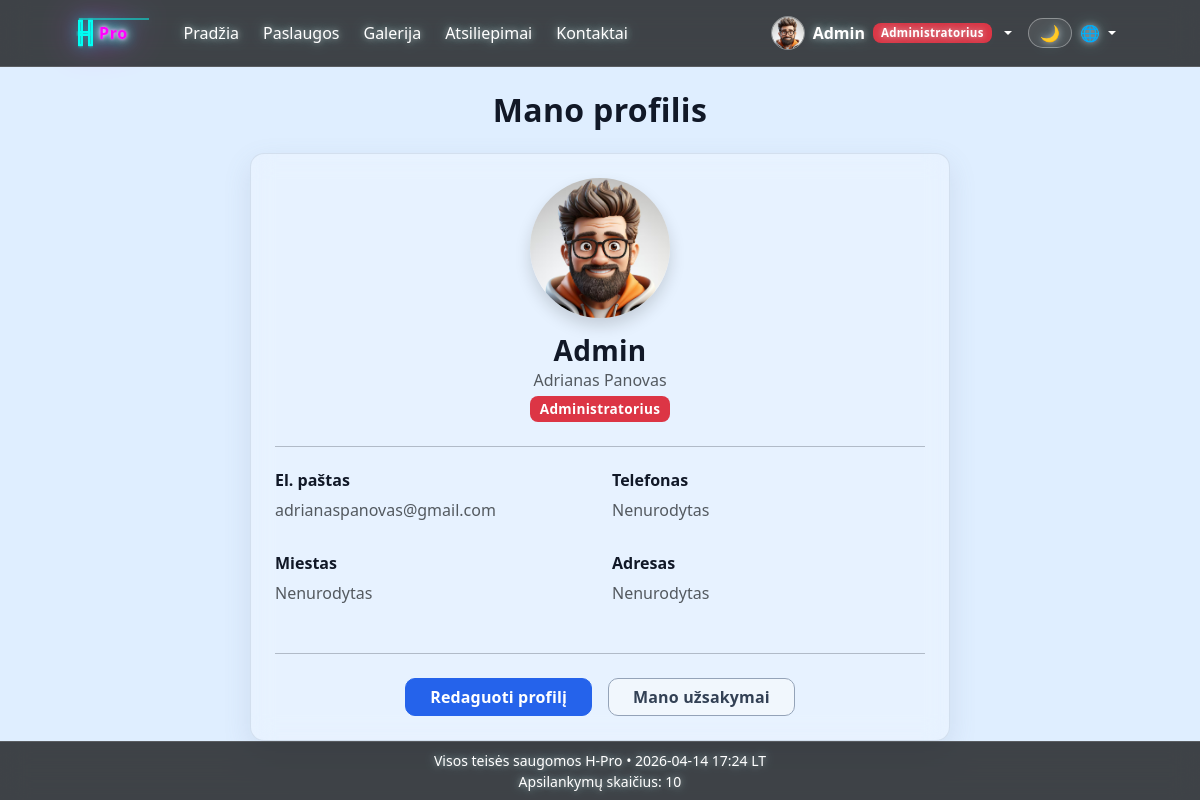
/profile/ (signed in), run on the app's committed database.
### main/models.py (models this page shows, shortened)
class Profile(models.Model):
    ROLE_CHOICES = [
        ('client', _('Klientas')),
        ('manager', _('Vadybininkas')),
        ('admin', _('Administratorius')),
        ('staff', _('Darbuotojas')),
    ]
    user = models.OneToOneField(User, on_delete=models.CASCADE, related_name='profile')
    avatar = models.ImageField(upload_to='avatars/', blank=True, null=True)
    bio = models.TextField(blank=True)
    phone = models.CharField(max_length=30, blank=True)
    city = models.CharField(max_length=100, blank=True)
    address = models.CharField(max_length=255, blank=True)
    role = models.CharField(max_length=20, choices=ROLE_CHOICES, default='client')
    is_legal_entity = models.BooleanField(default=False)
    company_name = models.CharField(max_length=255, blank=True)
    company_code = models.CharField(max_length=30, blank=True)
    company_vat_code = models.CharField(max_length=30, blank=True)
    company_address = models.CharField(max_length=255, blank=True)

### main/views.py (the view)
# urls.py: path('profile/', views.profile_view, name='profile'),
@login_required
def profile_view(request):
    profile, created = Profile.objects.get_or_create(user=request.user)
    if request.user.is_superuser and profile.role != 'admin':
        profile.role = 'admin'
        profile.save()
    return render(request, 'main/accounts/profile.html', {'profile': profile})

### main/context_processors.py (called while the page is built)
def _next_global_visit_counter():
    total_visits = 0
    if default_storage.exists(VISIT_COUNTER_PATH):
        try:
            with default_storage.open(VISIT_COUNTER_PATH, 'r') as counter_file:
                data = json.load(counter_file)
            total_visits = int(data.get('total_visits', 0))
        except (OSError, ValueError, TypeError, json.JSONDecodeError):
            total_visits = 0
    total_visits += 1
    payload = {'total_visits': total_visits}
    if default_storage.exists(VISIT_COUNTER_PATH):
        default_storage.delete(VISIT_COUNTER_PATH)
    default_storage.save(VISIT_COUNTER_PATH, ContentFile(json.dumps(payload)))
    return total_visits

def company_info(request):
    visit_counter = _next_global_visit_counter()
    return {
        'company_info': settings.COMPANY_INFO,
        'visit_counter': visit_counter,
    }

### main/templatetags/role_badges.py (called while the page is built)
@register.simple_tag
def get_or_create_profile(user):
    if not user or not getattr(user, 'is_authenticated', False):
        return None
    profile, _ = Profile.objects.get_or_create(user=user)
    if user.is_superuser:
        if profile.role != 'admin':
            profile.role = 'admin'
            profile.save(update_fields=['role'])
    elif user.is_staff:
        if profile.role != 'staff':
            profile.role = 'staff'
            profile.save(update_fields=['role'])
    return profile

@register.simple_tag
def role_badge(role):
    colors = {
        'client': 'success',
        'manager': 'primary',
        'admin': 'danger',
        'staff': 'warning',
    }
    labels = {
        'client': _('Klientas'),
        'manager': _('Vadybininkas'),
        'admin': _('Administratorius'),
        'staff': _('Darbuotojas'),
    }
    color = colors.get(role, 'secondary')
    label = labels.get(role, role)
    return mark_safe(f'<span class="badge bg-{color}">{label}</span>')

### main/templates/main/accounts/profile.html
{% extends 'main/base.html' %}
{% load static %}
{% load role_badges %}
{% load i18n %}
{% block content %}
<div class="container mt-4">
    {% trans "Nenurodytas" as not_set %}
    <h2 class="fw-bold text-center mb-4">{% trans "Mano profilis" %}</h2>
    <div class="glass-card p-4" style="max-width: 700px; margin: auto;">
        <div class="text-center mb-4">
            {% if profile.avatar and profile.avatar.url %}
                <img src="{{ profile.avatar.url }}" class="rounded-circle shadow"
                     style="width: 140px; height: 140px; object-fit: cover;">
            {% else %}
                <img src="{% static 'main/img/default-avatar.png' %}" class="rounded-circle shadow"
                     style="width: 140px; height: 140px; object-fit: cover;">
            {% endif %}
            <h3 class="fw-bold mt-3 mb-0">{{ profile.user.username }}</h3>
            <p class="text-muted mb-1">{{ profile.user.first_name }} {{ profile.user.last_name }}</p>
            <div class="mt-1">
                {% role_badge profile.role %}
            </div>
        </div>
        <hr>
        <div class="row mt-4">
            <div class="col-md-6 mb-3">
                <h6 class="fw-semibold">{% trans "El. paštas" %}</h6>
                <p class="text-muted">{{ profile.user.email|default:not_set }}</p>
            </div>
            <div class="col-md-6 mb-3">
                <h6 class="fw-semibold">{% trans "Telefonas" %}</h6>
                <p class="text-muted">{{ profile.phone|default:not_set }}</p>
            </div>
            <div class="col-md-6 mb-3">
                <h6 class="fw-semibold">{% trans "Miestas" %}</h6>
                <p class="text-muted">{{ profile.city|default:not_set }}</p>
            </div>
            <div class="col-md-6 mb-3">
                <h6 class="fw-semibold">{% trans "Adresas" %}</h6>
                <p class="text-muted">{{ profile.address|default:not_set }}</p>
            </div>
        </div>
        <hr>
        <div class="d-flex justify-content-center gap-3 mt-4">
            <a href="{% url 'profile_edit' %}" class="btn btn-primary px-4">{% trans "Redaguoti profilį" %}</a>
            <a href="{% url 'order_list' %}" class="btn btn-outline-secondary px-4">{% trans "Mano užsakymai" %}</a>
        </div>
    </div>
</div>
{% endblock %}

### main/templates/main/navbar.html (shortened to what this page needs)
{% load static %}
{% load role_badges %}
{% load i18n %}
<nav class="navbar navbar-expand-lg navbar-dark bg-dark bg-opacity-75 backdrop-blur">
    <div class="container-fluid">
        <div class="collapse navbar-collapse" id="mainNav">
            <div class="d-flex align-items-center gap-3">
                <a href="{% url 'home' %}" class="navbar-brand neon-logo" title="H-Pro">
                    <svg width="84" height="40" viewBox="0 0 84 40" fill="none" xmlns="http://www.w3.org/2000/svg" aria-label="HPro logo">
                        <text x="23" y="26" fill="#FF00FF" font-size="16" font-weight="700" font-family="Segoe UI, Arial, sans-serif" letter-spacing="0.6" filter="url(#neonGlow)">Pro</text>
                    </svg>
                </a>
            </div>
            <ul class="navbar-nav me-auto align-items-lg-center gap-lg-2">
                <li class="nav-item"><a class="nav-link" href="{% url 'home' %}">{% trans "Pradžia" %}</a></li>
                <li class="nav-item"><a class="nav-link" href="{% url 'services_home' %}">{% trans "Paslaugos" %}</a></li>
                <li class="nav-item"><a class="nav-link" href="{% url 'gallery_home' %}">{% trans "Galerija" %}</a></li>
                <li class="nav-item"><a class="nav-link" href="{% url 'reviews_list' %}">{% trans "Atsiliepimai" %}</a></li>
                <li class="nav-item"><a class="nav-link" href="{% url 'contact' %}">{% trans "Kontaktai" %}</a></li>
            </ul>
            <ul class="navbar-nav ms-auto align-items-lg-center">
                {% if user.is_authenticated %}
                    {% get_or_create_profile user as nav_profile %}
                    <li class="nav-item dropdown user-menu">
                        <a class="nav-link dropdown-toggle d-flex align-items-center gap-2 py-2" href="#" role="button" data-bs-toggle="dropdown" aria-expanded="false">
                            {% if nav_profile and nav_profile.avatar and nav_profile.avatar.url %}
                                <img src="{{ nav_profile.avatar.url }}" alt="{{ user.username }}" class="nav-avatar">
                            {% else %}
                                <img src="{% static 'main/img/default-avatar.png' %}" alt="{{ user.username }}" class="nav-avatar">
                            {% endif %}
                            <span class="fw-semibold">{{ user.username }}</span>
                            {% if nav_profile %}
                                {% role_badge nav_profile.role %}
                            {% endif %}
                        </a>
                    </li>
                    {% else %}
                    <li class="nav-item">
                        <a href="{% url 'login' %}" class="btn btn-outline-light">{% trans "Prisijungti" %}</a>
                    </li>
                {% endif %}
                <li class="nav-item ms-lg-2">
                    <button id="themeToggle" type="button" class="btn nav-theme-toggle" aria-label="{% trans 'Dienos / nakties režimas' %}" title="{% trans 'Dienos / nakties režimas' %}">🌙</button>
                </li>
                <li class="nav-item dropdown">
                    <a class="nav-link dropdown-toggle" href="#" role="button" data-bs-toggle="dropdown" aria-expanded="false" style="cursor: pointer;">
                        🌐
                    </a>
                </li>
            </ul>
        </div>
    </div>
</nav>

### static/main/css/styles.css (style rules this page uses)
.backdrop-blur { backdrop-filter: blur(10px); }
body { background: #dfeeff; margin: 0; }
:root { --glass-bg: rgba(255, 255, 255, 0.15); --glass-border: rgba(255, 255, 255, 0.25); --glass-shadow: 0 8px 32px rgba(0, 0, 0, 0.15); --glass-blur: blur(12px); --transition-fast: 0.2s ease; --transition-medium: 0.35s ease; --footer-height: 52px; --chrome-bg: rgba(0, 0, 0, 0.72); --chrome-border: rgba(255, 255, 255, 0.14); --page-bg-light: #dfeeff; --page-bg-night: #0b1220; --text-night: #e6eefc; --table-glass-bg: rgba(242, 244, 247, 0.78); --table-glass-head: rgba(230, 233, 238, 0.66); --table-glass-border: rgba(148, 163, 184, 0.26); --table-glass-text: #0f172a; --table-glass-hover: rgba(226, 229, 235, 0.62); --table-glass-striped: rgba(236, 239, 243, 0.52); --table-glass-active: rgba(214, 220, 228, 0.7); --form-glass-bg: rgba(242, 244, 247, 0.82); --form-glass-border: rgba(148, 163, 184, 0.34); --form-glass-focus: rgba(100, 116, 139, 0.24); }
.glass-card { background: var(--glass-bg); backdrop-filter: var(--glass-blur); border: 1px solid var(--glass-border); border-radius: 12px; box-shadow: var(--glass-shadow); padding: 20px; transition: var(--transition-medium); }
.navbar { backdrop-filter: blur(14px); -webkit-backdrop-filter: blur(14px); background: var(--chrome-bg) !important; border-bottom: 1px solid var(--chrome-border); position: relative; z-index: 1100; }
.navbar .nav-link, .navbar .navbar-brand, .navbar .btn, .navbar .dropdown-toggle { color: #fff !important; text-shadow: 0 0 6px rgba(255, 255, 255, 0.55), 0 0 14px rgba(126, 249, 255, 0.35); }
.btn { transition: var(--transition-fast); }
body { animation: fadeIn 0.4s ease; background: var(--page-bg-light); color: #111827; margin: 0; }
.badge { font-size: 0.85rem; padding: 6px 10px; border-radius: 8px; letter-spacing: 0.3px; }
.glass-card { background: rgba(255, 255, 255, 0.25); backdrop-filter: blur(12px); border-radius: 14px; border: 1px solid rgba(255, 255, 255, 0.35); }
.navbar > .container-fluid { padding-left: 2cm; padding-right: 2cm; }
.navbar { padding: 0.5rem 0; }
.nav-avatar { width: 34px; height: 34px; border-radius: 50%; object-fit: cover; border: 1px solid rgba(255, 255, 255, 0.4); }
.user-menu .badge { font-size: 0.72rem; padding: 4px 8px; }
.neon-logo { display: inline-flex; align-items: center; justify-content: center; position: relative; transition: all 0.3s ease; }
.neon-logo svg { width: 84px; height: 40px; filter: drop-shadow(0 0 8px rgba(0, 255, 243, 0.6)) drop-shadow(0 0 16px rgba(255, 0, 255, 0.4)); animation: neonFlicker 3s infinite alternate; }
.nav-theme-toggle { border: 1px solid rgba(255, 255, 255, 0.36); border-radius: 999px; padding: 0.35rem 0.7rem; line-height: 1; background: rgba(255, 255, 255, 0.08); }
.site-shell { min-height: 100vh; display: flex; flex-direction: column; }
.site-main .container, .site-main .container-fluid { max-width: min(1440px, 95vw); }
.site-main h1, .site-main h2, .site-main h3, .site-main h4 { letter-spacing: 0.01em; color: #111827; }
.site-main .glass-card { border-radius: 14px; border: 1px solid rgba(148, 163, 184, 0.24); box-shadow: 0 10px 28px rgba(100, 116, 139, 0.14); }
.site-main .btn { border-radius: 10px; font-weight: 600; letter-spacing: 0.01em; }
.site-main .btn-primary { background-color: #2563eb; border-color: #2563eb; }
.site-main .btn-outline-secondary { color: #334155; border-color: #94a3b8; background: rgba(248, 250, 252, 0.58); }

### data on the page
Profile: avatar (picture), role "Administratorius", user.username "Admin", user.first_name "Adrianas", user.last_name "Panovas", user.email "adrianaspanovas@gmail.com", phone "Nenurodytas", city "Nenurodytas", address "Nenurodytas"

### other printed values
{{ user.username }} "Admin"
{{ visit_counter }} "10"
